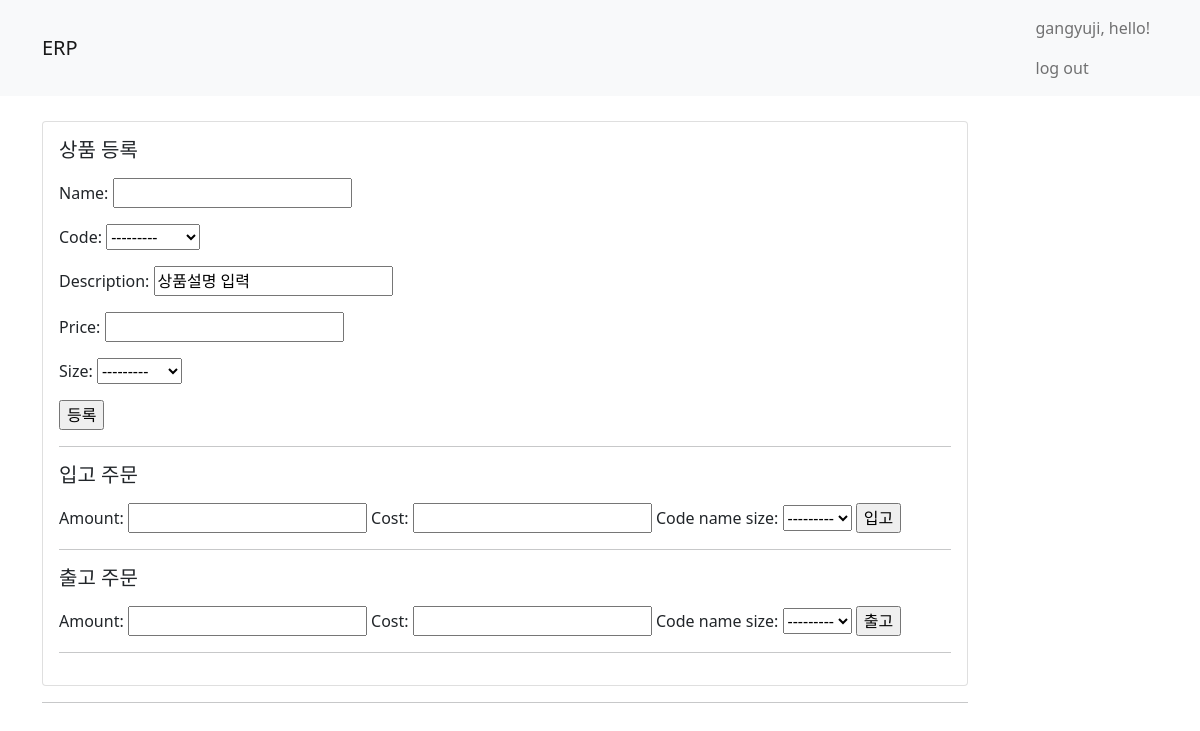
The page /product/ (signed in) on the database as committed earlier.
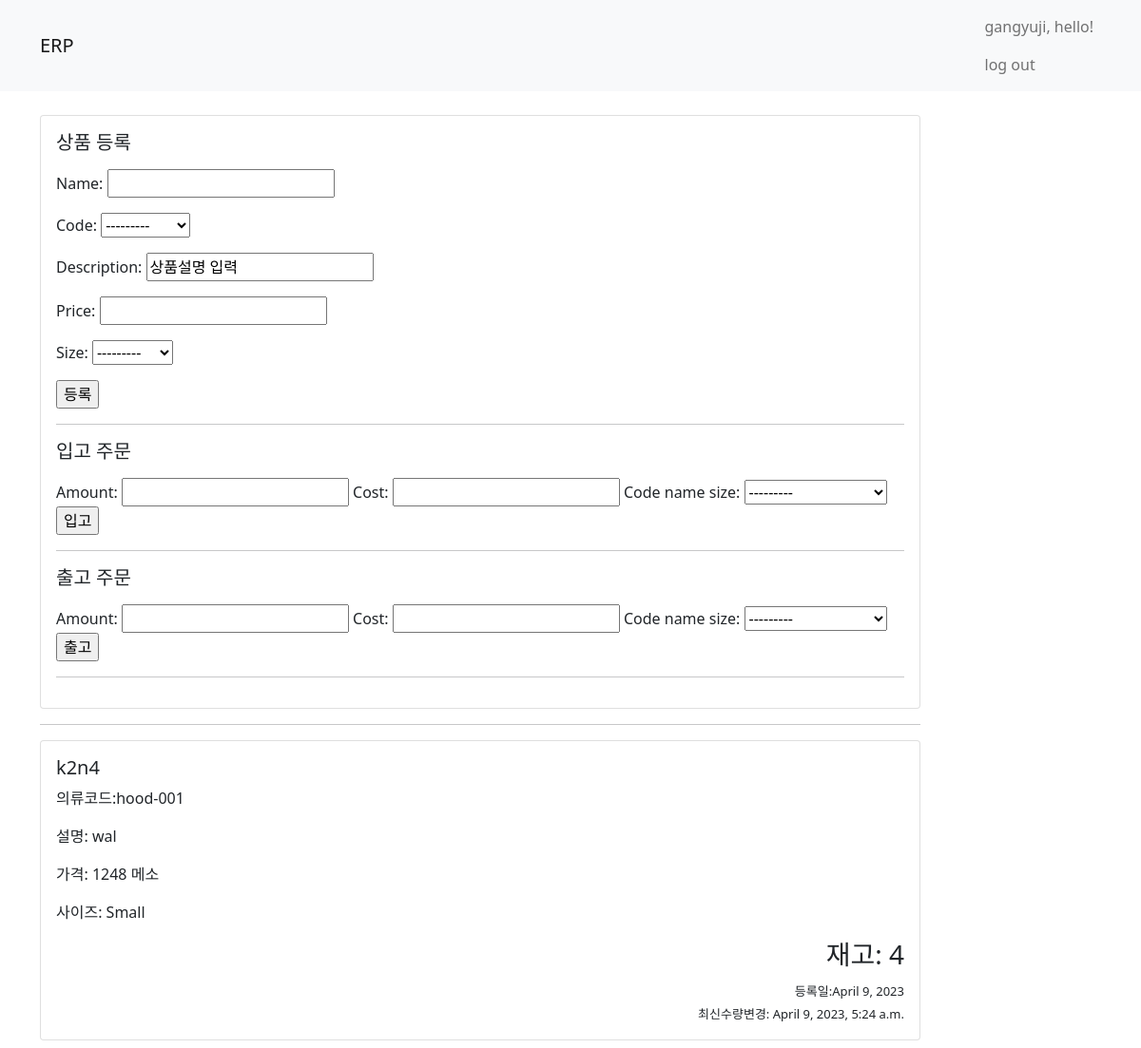
The same page on the database as committed later.
### erp/models.py (models this page shows, shortened)
class Inventory(models.Model):
    class Meta:
        db_table = 'inventory'
    """
	창고의 제품과 수량 정보를 담는 모델입니다.
	상품, 수량 필드를 작성합니다.
	작성한 Product 모델을 OneToOne 관계로 작성합시다.
	"""
    product = models.OneToOneField(
        ProductModel,
        on_delete=models.CASCADE,
        primary_key=True,
    )
    stock_count = models.IntegerField(validators=[MinValueValidator(0)])
    updated_at = models.DateTimeField(auto_now=True)
    created_at = models.DateField(auto_now_add=True)
    def __str__(self):
        return f'{self.product.code}-{self.product.name}-{self.product.size}'

class ProductModel(models.Model):
    class Meta:
        db_table = 'product'
    codes = (
        ('hood-001', 'hood-001'),
        ('hood-002', 'hood-002'),
        ('hood-003', 'hood-003'),
        ('jean-001', 'jean-001'),
    )
    sizes = (
        ('S', 'Small'),
        ('M', 'Medium'),
        ('L', 'Large'),
        ('X', 'XLarge'),
        ('F', 'Free'),
    )
    code = models.CharField(choices=codes, max_length=8)
    name = models.CharField(max_length=256)
    description = models.CharField(max_length=256, default='상품설명 입력')
    price = models.IntegerField(validators=[MinValueValidator(0)])
    size = models.CharField(choices=sizes, max_length=1)

### erp/views.py (the view)
# urls.py: path('product/', views.product_list, name='product'),
def product_list(request):
    if request.method == 'GET':
        user = request.user.is_authenticated
        if user:
            all_inven = Inventory.objects.all().order_by('-updated_at')
            for inv in all_inven:
                inv.product.size = dict(inv.product.sizes)[inv.product.size]
            my_product_form = ProductForm()
            inbound_form = InBoundForm()
            outbound_form = OutBoundForm()
            return render(request, 'erp/product_list.html', {'inventorys': all_inven, 'create_form': my_product_form, 'inbound_form': inbound_form, 'outbound_form': outbound_form})
        return redirect('/sign-in/')

### erp/forms.py
class ProductForm(forms.ModelForm):
    class Meta:
        model = ProductModel
        fields = ['name', 'code', 'description', 'price', 'size']

class InBoundForm(forms.ModelForm):
    class Meta:
        model = InBound
        fields = ['amount', 'cost', 'code_name_size']

### templates/erp/product_list.html (shortened to what this page needs)
{% extends 'base.html' %}
{% block content %}
  <div class="container timeline-container">
    <div class="row">
      <div class="col-md-10">
        <div class="row mb-2">
          <div class="col-md-12">
            <div class="card">
              <div class="card-body">
                <div class="media">
                  <div class="media-body">
                    <h5 class="mt-0">상품 등록</h5>
                    <p>
                      <form method="post" action="/product-create/">
                        {{create_form.as_p}}
                        <input type="submit" name="submit" value="등록"/>
                      </form>
                    </p>
                    <hr>
                    <h5 class="mt-1">입고 주문</h5>
                    <p>
                      <form method="post" action="/inbound/">
                        {{inbound_form.as_table}}
                        <input type="submit" name="submit" value="입고"/>
                      </form>
                    </p>
                    <hr>
                    <h5 class="mt-2">출고 주문</h5>
                    <p>
                      <form method="post" action="/outbound/">
                        {{outbound_form.as_table}}
                        <input type="submit" name="submit" value="출고"/>
                      </form>
                    </p>
                    <hr>
                  </div>
                </div>
              </div>
            </div>
          </div>
        </div>
        <hr>
        <div class="row">
          {% for inv in inventorys %}
            <div class="col-md-12 mb-2">
              <div class="card">
                <div class="card-body">
                  <div class="media">
                    <div class="media-body">
                      <h5 class="mt-0">{{ inv.product.name }}</h5>
                      <p>의류코드:{{inv.product.code}}</p>
                      <p>설명: {{inv.product.description}}</p>
                      <p>가격: {{inv.product.price}} 메소</p>
                      <p>사이즈: {{inv.product.size}}</p>
                    </div>
                    <div style="text-align: right">
                    <h3 style="font-size: Big"> 재고: {{inv.stock_count }}</h3>
                      <span style="font-size: small">등록일:{{inv.created_at}}</span><br>
                      <span style="font-size: small">최신수량변경: {{inv.updated_at}}</span>
                    </div>
                  </div>
                </div>
              </div>
            </div>
          {% endfor %}
        </div>
      </div>
      <div class="col-md-2"></div>
    </div>
  </div>
{% endblock %}

### templates/base.html (shortened to what this page needs)
<!DOCTYPE html>
<html lang="en">
  <head>
    <link href="https://cdn.jsdelivr.net/npm/bootstrap@5.0.0-beta3/dist/css/bootstrap.min.css" rel="stylesheet">
  </head>
  <body>
    <nav class="navbar navbar-expand-lg navbar-light bg-light">
      <div class="container">
        <a class="navbar-brand" href="/">ERP</a>
        <form class="form-inline my-2 my-lg-0">
          {% if not user.is_authenticated %}
            <ul class="navbar-nav mr-auto">
              <li class="nav-item active">
                <a class="nav-link" href="/sign-in">
                  Sign In
                  <span class="sr-only"></span></a>
              </li>
              <li class="nav-item active">
                <a class="nav-link" href="/sign-up">
                  Sign Up
                  <span class="sr-only"></span></a>
              </li>
            </ul>
          {% else %}
            <ul class="navbar-nav mr-auto">
              <li class="nav-item disabled">
                <span class="nav-link">{{user.username}}, hello!</span>
                <a class="nav-link" href="/logout">
                  log out</a>
              </li>
            </ul>
          {% endif %}
        </form>
      </div>
    </nav>
    {% block content %}{% endblock %}
  </body>
</html>

### templates/base.html (style rules this page uses)
.timeline-container { margin-top: 25px; }

Rows that differ between the two databases and show on the page:
added Inventory: product.name "k2n4", product.code "hood-001", product.description "wal", product.price "1248", product.size "Small", stock_count "4", created_at "April 9, 2023", updated_at "April 9, 2023, 5:24 a.m."
